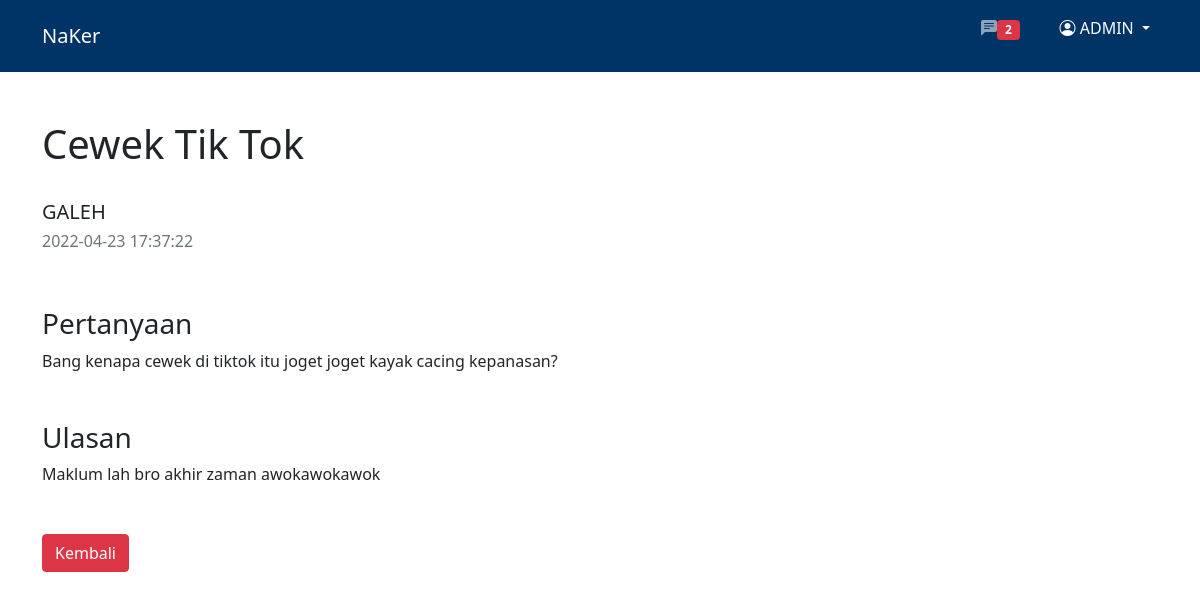
/public/Admin/asw/Cewek-Tik-Tok (signed in), run on the app's committed database.
### tables this page shows
CREATE TABLE `users` (
  `id` int NOT NULL AUTO_INCREMENT,
  `name` varchar(128) DEFAULT NULL,
  `email` varchar(128) NOT NULL,
  `image` varchar(128) DEFAULT NULL,
  `password` varchar(255) NOT NULL,
  `gender` enum('Laki-laki','Perempuan','Other') DEFAULT NULL,
  `telp` varchar(20) DEFAULT NULL,
  `alamat` text,
  `role_id` int DEFAULT NULL,
  `is_active` tinyint DEFAULT NULL,
  `date_create` timestamp NULL DEFAULT CURRENT_TIMESTAMP,
  PRIMARY KEY (`id`),
  UNIQUE KEY `email` (`email`),
  KEY `fk_user_userRole` (`role_id`),
  CONSTRAINT `fk_user_userRole` FOREIGN KEY (`role_id`) REFERENCES `user_role` (`id`)
);

CREATE TABLE `qa` (
  `id` int NOT NULL AUTO_INCREMENT,
  `judul` varchar(255) NOT NULL,
  `ask` text,
  `answer` text,
  `user_id` int NOT NULL,
  `time_create` timestamp NULL DEFAULT CURRENT_TIMESTAMP,
  PRIMARY KEY (`id`),
  KEY `fk_askwer_users` (`user_id`),
  CONSTRAINT `qa_ibfk_1` FOREIGN KEY (`user_id`) REFERENCES `users` (`id`)
);

### app/core/Controller.php (called while the page is built, shortened)
<?php
class Controller {
    public function view($view, $data = []) {
        require_once "../app/views/" . $view . '.php';
    }
    public function model($model) {
        return new $model;
    }
}

### app/controllers/Admin.php (called while the page is built, shortened)
<?php session_start();
class Admin extends Controller {
    public function asw($judul) {
        $data['asw'] = $this->model('Qa_model')->qaUser($judul);
        $data['page'] = $data['asw']['judul'] . " | Naker";
        $data['user'] = $this->model('User_model')->viewUser($_SESSION)[0];
        $data['notify'] = $this->model('Qa_model')->countNotify();
        $this->view("admin/content", $data);
    }
}

### app/core/App.php (called while the page is built, shortened)
<?php
class App {
    private $method = 'index';
    private $parameter = [];
    public function __construct() {
            $url = $this->getUrl();
        if(isset($url[0])) {
            if(file_exists('../app/controllers/' . $url[0] . '.php')) {
                unset($url[0]);
            }
        }
        $this->controller = new $this->controller;
        if(isset($url[1])) {
            if(method_exists($this->controller, $url[1])) {
                $this->method = $url[1];
                unset($url[1]);
            }
        }
        if(!empty($url)) {
            $this->parameter = array_values($url);
        }
        call_user_func_array([$this->controller, $this->method], $this->parameter);
    }
    public function getUrl() {
        if(isset($_GET['url'])) {
            $url = rtrim($_GET['url'], '/');
            $url = filter_var($url, FILTER_SANITIZE_URL);
            $url = explode('/', $url);
            return $url;
        }
    }
}

### public/index.php (called while the page is built, shortened)
<?php
$app = new App();

### app/core/Database.php (called while the page is built, shortened)
<?php
class Database {
    private $host = DB_HOST;
    private $user = DB_USER;
    private $pass = DB_PASS;
    private $db_name = DB_NAME;
    private $connect;
    private $sql;
    public function __construct() {
        $source = "mysql:host=" . $this->host . ";dbname=" . $this->db_name;
        $options = [
            PDO::ATTR_PERSISTENT => true,
            PDO::ATTR_ERRMODE => PDO::ERRMODE_EXCEPTION
        ];
        try{
            $this->connect = new PDO($source, $this->user, $this->pass, $options);
        } catch(PDOException $e) {
            die($e->getMessage());
        }
    }
    public function query($sql) {
        $this->sql = $this->connect->prepare($sql);
    }
    public function execute() {
        $this->sql->execute();
    }
    public function resultSet() {
        $this->execute();
        return $this->sql->fetchAll(PDO::FETCH_ASSOC);
    }
    public function single() {
        $this->execute();
        return $this->sql->fetch(PDO::FETCH_ASSOC);
    }
}

### app/models/Qa_model.php (called while the page is built, shortened)
<?php
class Qa_model {
    private $db;
    public function __construct()
    {
        $this->db = new Database;
    }
    public function countNotify() {
        $sql = "SELECT count(id) AS notif FROM qa WHERE answer IS NULL";
        $this->db->query($sql);
        return $this->db->single();
    }
    public function qaUser($judul) {
        $sql = "SELECT q.judul, q.ask, q.answer, q.time_create, u.name FROM qa AS q JOIN users AS u ON (q.user_id= u.id) WHERE q.judul = '$judul'";
        $this->db->query($sql);
        return $this->db->single();
    }
}

### app/models/User_model.php (called while the page is built, shortened)
<?php
class User_model {
    private $db;
    public function __construct()
    {
        $this->db = new Database;
    }
    public function viewUser($data) {
        $email = $data['data']['email'];
        $sql = "SELECT * FROM users WHERE email = '$email'";
        $this->db->query($sql);
        $user = $this->db->resultSet();
        return $user;
    }
}

### app/views/admin/content.php (the view, shortened to what this page needs)
<nav class="navbar fixed-top navbar-expand-lg navbar-dark" style="background-color: #003366;">
  <div class="container">
    <a class="navbar-brand" href="<?= BASEURL ?>admin">NaKer</a>
      <div class="navbar-nav">
        <a class="nav-link mx-4" aria-current="page" href="<?= BASEURL ?>qa/admin"><i class="bi bi-chat-left-text-fill fa-1x"></i><span class="badge bg-danger"><?= $data['notify']['notif']; ?></span>
        </a>
        <div class="dropdown">
            <p class="nav-link active dropdown-toggle" type="button" id="dropdownMenuButton1" data-bs-toggle="dropdown" aria-expanded="false">
            <i class="bi bi-person-circle fa-1x"></i> <?= $data['user']['name']; ?>
            </p>
        </div>
      </div>
  </div>
</nav>
<div class="container" style="margin-top: 120px;">
    <div class="row">
        <div class="col-md-10 mb-4">
            <h1><?= str_replace(["-"], ' ', $data['asw']['judul']); ?></h1>
        </div>
        <div class="col-md-10">
            <h5><?= $data['asw']['name']; ?></h5>
        </div>
        <div class="col-md-10">
            <h6 class="text-muted"><?= $data['asw']['time_create']; ?></h6>
        </div>
    </div>
    <div class="row mt-5">
        <div class="col-md-10">
            <h3>Pertanyaan</h3>
        </div>
        <div class="col-md-10">
        <?= $data['asw']['ask']; ?>
        </div>
    </div>
    <div class="row mt-5">
        <div class="col-md-10">
                <h3>Ulasan</h3>
        </div>
        <div class="bgu">
            <div class="col-md-10">
            <?= $data['asw']['answer']; ?>
            </div>
        </div>
    </div>
    <a href="<?= BASEURL ?>admin/qa"><button class="btn btn-danger mt-5 mb-5">Kembali</button></a>
</div>

### data on the page
users: name "ADMIN"
qa: judul "Cewek Tik Tok", user.name "GALEH", time_create "2022-04-23 17:37:22", ask "Bang kenapa cewek di tiktok itu joget joget kayak cacing kepanasan?", answer "Maklum lah bro akhir zaman awokawokawok"

### other printed values
$data['notify']['notif'] "2"
